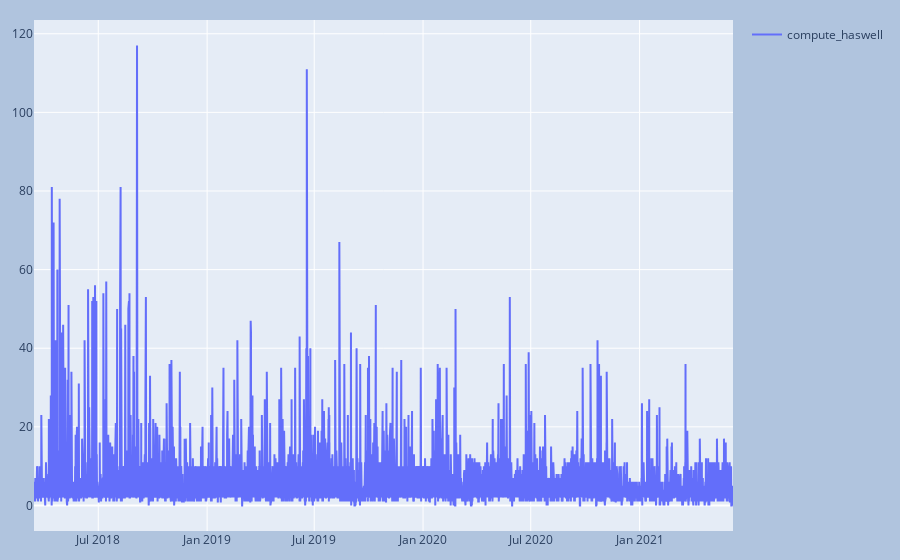

Notebook cell for this chart:
### Markdown cell above
## Step 1. Resample by a time slot

Counting the number of nodes assigned to Chameleon users within a fixed time interval.

### Code cell
node_data = resample_sum(hisotry, slot)
node_data.dropna(inplace=True)
plot_rsrc(node_data, nt)

### Figure 1 — Plotly figure (JSON) as saved in the notebook; plotly's stock layout.template omitted (floating-point values rounded to 4 significant figures; data arrays with more than 128 entries replaced by an {"elided": "..."} marker saying what was removed)
{"data": [{"mode": "lines", "name": "compute_haswell", "type": "scatter", "x": {"elided": "9453 str values"}, "y": {"elided": "9453 int values"}}], "layout": {"margin": {"b": 20, "l": 20, "r": 20, "t": 20}, "paper_bgcolor": "LightSteelBlue", "showlegend": true}}
